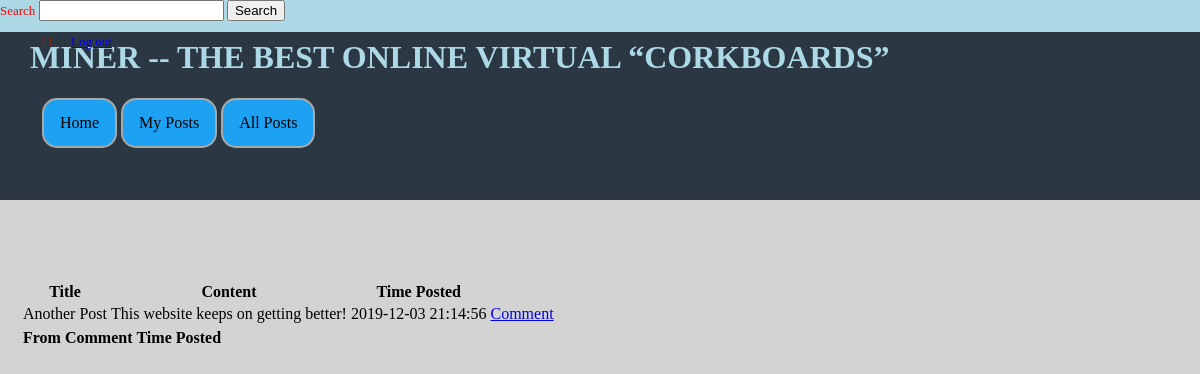
/post.php?postID=4 (signed in), run on the app's committed database.
### tables this page shows
CREATE TABLE IF NOT EXISTS posts (
	postID int NOT NULL AUTO_INCREMENT,
	userID int,
	Title varchar(255),
	Content TEXT,
	TimeCreated TIMESTAMP,
	PRIMARY KEY( postID ),
	FOREIGN KEY (userID) REFERENCES users(userID)
);

### post.php (the view, shortened to what this page needs)
<!DOCTYPE html>
<html lang="en-US">
<head>
	<link rel="stylesheet" type="text/css" href="header.css" />
</head>
<body>
	<?php
	  if (isset($_SESSION["passwordVerified"])) {
			if ($_SESSION["passwordVerified"] == TRUE) {
				include 'header_afterloggedin.php';
			}
			else{
				include 'templateHeader.php';
			}
		}
		else{
			include 'templateHeader.php';
			header("Location: login.php");
		}
	?>
	<main>
	<?php if (isset($_SESSION["passwordVerified"])): ?>
		<?php if ($_SESSION["passwordVerified"] == TRUE): ?>
			<table>
				<thead>
				<tr>
					<th>Title</th>
					<th>Content</th>
					<th>Time Posted</th>
				</tr>
				</thead>
				<tbody>
				<?php
					getPost($_GET["postID"], $_SESSION['userID']);
				?>
				</tbody>
			</table>
			<table>
				<thead>
				<tr>
					<th>From</th>
					<th>Comment</th>
					<th>Time Posted</th>
				</tr>
				</thead>
			</table>
		<?php else: ?>
			<p>Please Log in.</p>
		<?php endif ?>
	<?php else: ?>
		<p>Please Log in.</p>
	<?php endif ?>
	</main>
</body>
</html>
<?php
function getPost($postID, $userid, $Limit = 20, $Offset = 0)
{
	include 'connect.php';
	$querycheck="SELECT * FROM `posts` WHERE postID = ? ORDER BY TimeCreated DESC LIMIT ?, ?";
	$stmt = $mysqli->prepare( $querycheck );
	$stmt->bind_param( "iii", $pID, $Off, $lim);
	$stmt->execute();
	$res = $stmt->get_result();
	while ($row = mysqli_fetch_array($res)) {
		echo "<tr>";
		echo "<td>" . $row["Title"] . "</td>";
		echo "<td>" . $row["Content"] . "</td>";
		echo "<td>" . $row["TimeCreated"] . "</td>";
		echo '<td><a href=\'comment.php?pid='.$row['postID'].'&uid='.$userid.'\' class="comment" id="' . $row['postID'] . '">Comment</a></td>';
		echo "</tr>";
	}
}
?>

### header.css (style rules this page uses)
body { margin:0px; background-color: lightGrey; }
main { position: absolute; top: 35%; margin-right: 10px; margin-left: 20px; }

### data on the page
posts: Title "Another Post", Content "This website keeps on getting better!", TimeCreated "2019-12-03 21:14:56"

### other printed values
$_SESSION["userlname"] "L"
